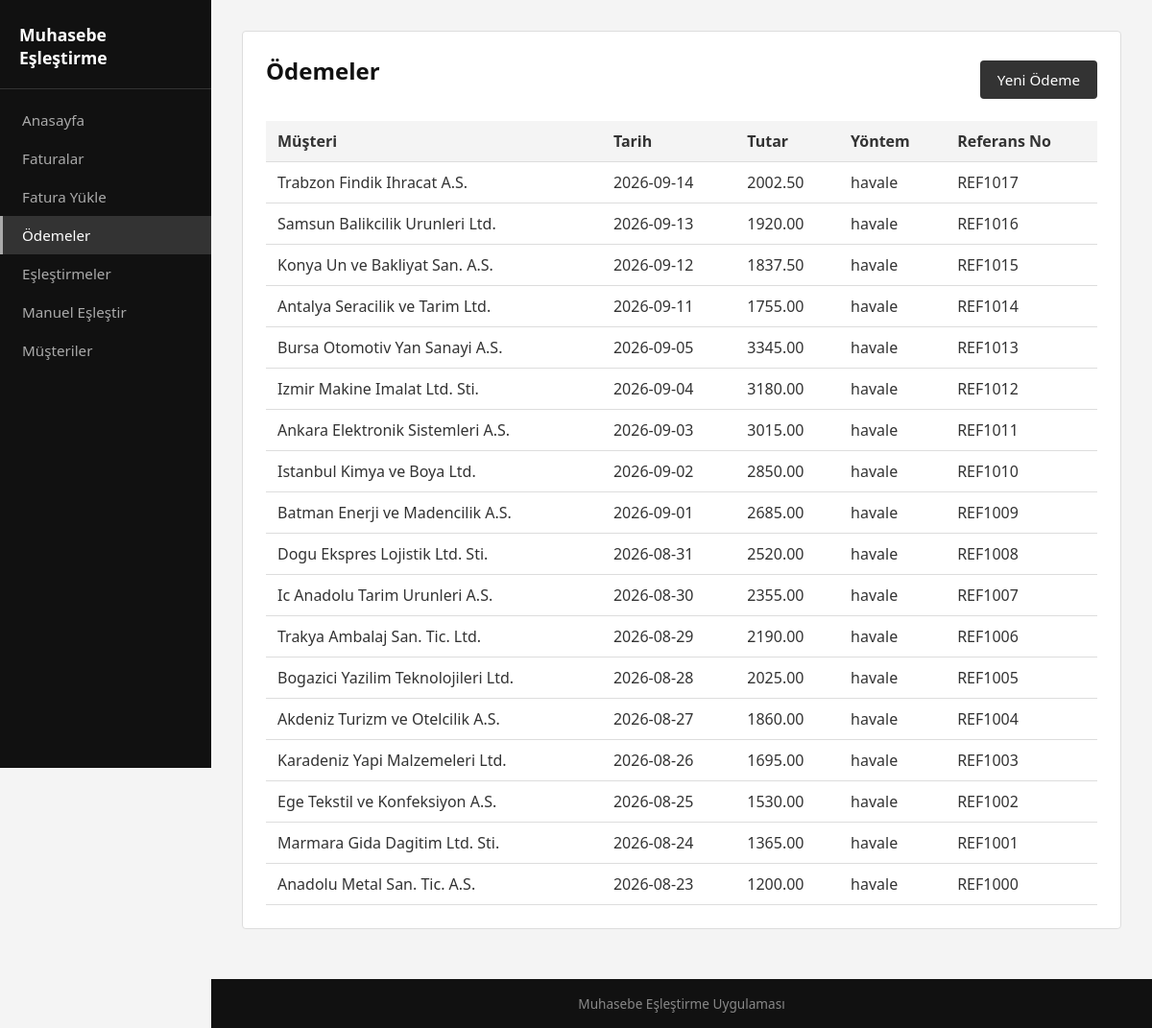
Screenshot of /odemeler/ with the database file from the repository.
### models/odeme.py (models this page shows, shortened)
class Odeme(db.Model):
    __tablename__ = "odemeler"
    id = db.Column(db.Integer, primary_key=True)
    odeme_no = db.Column(db.String(50))
    odeme_tarihi = db.Column(db.Date, default=datetime.utcnow)
    tutar = db.Column(db.Float, nullable=False)
    yontem = db.Column(db.String(50))  # havale, kredi karti, nakit vb.
    banka_hesabi = db.Column(db.String(100))
    referans_no = db.Column(db.String(100))
    musteri_id = db.Column(db.Integer, db.ForeignKey("musteriler.id"), nullable=False)
    eslestirmeler = db.relationship("Eslestirme", backref="odeme", lazy=True)

### models/musteri.py (models this page shows, shortened)
class Musteri(db.Model):
    __tablename__ = "musteriler"
    id = db.Column(db.Integer, primary_key=True)
    unvan = db.Column(db.String(200), nullable=False)
    vergi_no = db.Column(db.String(20), unique=True, nullable=False)
    vergi_dairesi = db.Column(db.String(100))
    tur = db.Column(db.String(20), default="musteri")  # musteri, tedarikci, her_ikisi
    iban = db.Column(db.String(50))
    email = db.Column(db.String(120))
    telefon = db.Column(db.String(30))
    adres = db.Column(db.Text)
    aktif = db.Column(db.Boolean, default=True)
    created_at = db.Column(db.DateTime, default=datetime.utcnow)
    faturalar = db.relationship("Fatura", backref="musteri", lazy=True)
    odemeler = db.relationship("Odeme", backref="musteri", lazy=True)

### routes/odeme_routes.py (the view)
@odeme_bp.route("/")
def liste():
    odemeler = Odeme.query.order_by(Odeme.odeme_tarihi.desc()).all()
    return render_template("odeme_list.html", odemeler=odemeler)

### templates/odeme_list.html (shortened to what this page needs)
{% extends "base.html" %}
{% block content %}
<section class="card">
    <div class="card-header">
        <h1>Ödemeler</h1>
        <a class="btn" href="{{ url_for('odeme.ekle') }}">Yeni Ödeme</a>
    </div>
    <table class="data-table">
        <thead>
            <tr>
                <th>Müşteri</th>
                <th>Tarih</th>
                <th>Tutar</th>
                <th>Yöntem</th>
                <th>Referans No</th>
            </tr>
        </thead>
        <tbody>
            {% for odeme in odemeler %}
            <tr>
                <td>{{ odeme.musteri.unvan if odeme.musteri else "-" }}</td>
                <td>{{ odeme.odeme_tarihi }}</td>
                <td>{{ "%.2f"|format(odeme.tutar) }}</td>
                <td>{{ odeme.yontem or "-" }}</td>
                <td>{{ odeme.referans_no or "-" }}</td>
            </tr>
            {% else %}
            <tr><td colspan="5">Kayıtlı ödeme bulunamadı.</td></tr>
            {% endfor %}
        </tbody>
    </table>
</section>
{% endblock %}

### static/css/main.css (style rules this page uses)
* { box-sizing: border-box; }
html, body { margin: 0; min-height: 100%; }
body { font-family: system-ui, sans-serif; background-color: #f4f4f4; color: #111; }
a { color: #333; }
.card { background-color: #fff; border: 1px solid #ddd; border-radius: 4px; padding: 24px; margin-bottom: 20px; }
.card-header { display: flex; justify-content: space-between; align-items: center; margin-bottom: 16px; flex-wrap: wrap; gap: 12px; }
h1 { color: #111; font-size: 1.5rem; margin-top: 0; }
.btn { display: inline-block; background-color: #333; color: #fff; border: none; padding: 10px 18px; border-radius: 4px; text-decoration: none; font-size: 0.95rem; cursor: pointer; font-family: inherit; }
.data-table { width: 100%; border-collapse: collapse; }
.data-table th, .data-table td { text-align: left; padding: 10px 12px; border-bottom: 1px solid #ddd; }
.data-table th { background-color: #f4f4f4; color: #333; font-weight: 600; }
.data-table td { color: #333; }

### rows the page displays
Odeme: musteri "Trabzon Findik Ihracat A.S.", odeme_tarihi "2026-09-14", tutar "2002.50", yontem "havale", referans_no "REF1017"
Odeme: musteri "Samsun Balikcilik Urunleri Ltd.", odeme_tarihi "2026-09-13", tutar "1920.00", yontem "havale", referans_no "REF1016"
Odeme: musteri "Konya Un ve Bakliyat San. A.S.", odeme_tarihi "2026-09-12", tutar "1837.50", yontem "havale", referans_no "REF1015"
Odeme: musteri "Antalya Seracilik ve Tarim Ltd.", odeme_tarihi "2026-09-11", tutar "1755.00", yontem "havale", referans_no "REF1014"
Odeme: musteri "Bursa Otomotiv Yan Sanayi A.S.", odeme_tarihi "2026-09-05", tutar "3345.00", yontem "havale", referans_no "REF1013"
Odeme: musteri "Izmir Makine Imalat Ltd. Sti.", odeme_tarihi "2026-09-04", tutar "3180.00", yontem "havale", referans_no "REF1012"
Odeme: musteri "Ankara Elektronik Sistemleri A.S.", odeme_tarihi "2026-09-03", tutar "3015.00", yontem "havale", referans_no "REF1011"
Odeme: musteri "Istanbul Kimya ve Boya Ltd.", odeme_tarihi "2026-09-02", tutar "2850.00", yontem "havale", referans_no "REF1010"
Odeme: musteri "Batman Enerji ve Madencilik A.S.", odeme_tarihi "2026-09-01", tutar "2685.00", yontem "havale", referans_no "REF1009"
Odeme: musteri "Dogu Ekspres Lojistik Ltd. Sti.", odeme_tarihi "2026-08-31", tutar "2520.00", yontem "havale", referans_no "REF1008"
Odeme: musteri "Ic Anadolu Tarim Urunleri A.S.", odeme_tarihi "2026-08-30", tutar "2355.00", yontem "havale", referans_no "REF1007"
Odeme: musteri "Trakya Ambalaj San. Tic. Ltd.", odeme_tarihi "2026-08-29", tutar "2190.00", yontem "havale", referans_no "REF1006"
Odeme: musteri "Bogazici Yazilim Teknolojileri Ltd.", odeme_tarihi "2026-08-28", tutar "2025.00", yontem "havale", referans_no "REF1005"
Odeme: musteri "Akdeniz Turizm ve Otelcilik A.S.", odeme_tarihi "2026-08-27", tutar "1860.00", yontem "havale", referans_no "REF1004"
Odeme: musteri "Karadeniz Yapi Malzemeleri Ltd.", odeme_tarihi "2026-08-26", tutar "1695.00", yontem "havale", referans_no "REF1003"
Odeme: musteri "Ege Tekstil ve Konfeksiyon A.S.", odeme_tarihi "2026-08-25", tutar "1530.00", yontem "havale", referans_no "REF1002"
Odeme: musteri "Marmara Gida Dagitim Ltd. Sti.", odeme_tarihi "2026-08-24", tutar "1365.00", yontem "havale", referans_no "REF1001"
Odeme: musteri "Anadolu Metal San. Tic. A.S.", odeme_tarihi "2026-08-23", tutar "1200.00", yontem "havale", referans_no "REF1000"
